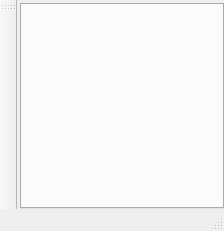
<?xml version="1.0" encoding="UTF-8"?>
<ui version="4.0">
 <class>SMTClass</class>
 <widget class="QMainWindow" name="SMTClass">
  <property name="geometry">
   <rect>
    <x>0</x>
    <y>0</y>
    <width>224</width>
    <height>231</height>
   </rect>
  </property>
  <property name="windowTitle">
   <string>SMT</string>
  </property>
  <property name="toolButtonStyle">
   <enum>Qt::ToolButtonIconOnly</enum>
  </property>
  <property name="tabShape">
   <enum>QTabWidget::Rounded</enum>
  </property>
  <property name="unifiedTitleAndToolBarOnMac">
   <bool>true</bool>
  </property>
  <widget class="QWidget" name="centralWidget">
   <layout class="QGridLayout" name="gridLayout">
    <property name="leftMargin">
     <number>3</number>
    </property>
    <property name="topMargin">
     <number>3</number>
    </property>
    <property name="rightMargin">
     <number>0</number>
    </property>
    <property name="bottomMargin">
     <number>0</number>
    </property>
    <item row="0" column="0">
     <widget class="QTabWidget" name="BotTabs">
      <property name="tabPosition">
       <enum>QTabWidget::East</enum>
      </property>
      <property name="currentIndex">
       <number>-1</number>
      </property>
     </widget>
    </item>
   </layout>
  </widget>
  <widget class="QToolBar" name="ToolBar">
   <property name="windowTitle">
    <string>toolBar</string>
   </property>
   <property name="movable">
    <bool>true</bool>
   </property>
   <property name="allowedAreas">
    <set>Qt::LeftToolBarArea</set>
   </property>
   <attribute name="toolBarArea">
    <enum>LeftToolBarArea</enum>
   </attribute>
   <attribute name="toolBarBreak">
    <bool>false</bool>
   </attribute>
  </widget>
  <widget class="QStatusBar" name="StatusBar"/>
 </widget>
 <layoutdefault spacing="6" margin="11"/>
 <resources>
  <include location="SMT.qrc"/>
 </resources>
 <connections/>
</ui>
